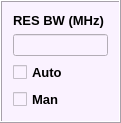
  <widget class="QFrame" name="frame_5">
   <property name="geometry">
    <rect>
     <x>574</x>
     <y>366</y>
     <width>121</width>
     <height>118</height>
    </rect>
   </property>
   <property name="styleSheet">
    <string notr="true">background-color: rgb(250, 242, 255);</string>
   </property>
   <property name="frameShape">
    <enum>QFrame::Box</enum>
   </property>
   <property name="frameShadow">
    <enum>QFrame::Raised</enum>
   </property>
   <layout class="QGridLayout" name="gridLayout_18">
    <item row="0" column="0">
     <layout class="QGridLayout" name="gridLayout_17">
      <item row="0" column="0">
       <widget class="QLabel" name="label_24">
        <property name="font">
         <font>
          <family>Arial</family>
          <pointsize>10</pointsize>
          <weight>75</weight>
          <bold>true</bold>
         </font>
        </property>
        <property name="text">
         <string>RES BW (MHz)</string>
        </property>
       </widget>
      </item>
      <item row="1" column="0">
       <widget class="QLineEdit" name="lineEdit_RES_BW">
        <property name="alignment">
         <set>Qt::AlignCenter</set>
        </property>
       </widget>
      </item>
      <item row="2" column="0">
       <widget class="QCheckBox" name="RES_Auto">
        <property name="font">
         <font>
          <family>Arial</family>
          <pointsize>10</pointsize>
          <weight>75</weight>
          <bold>true</bold>
         </font>
        </property>
        <property name="text">
         <string>Auto</string>
        </property>
       </widget>
      </item>
      <item row="3" column="0">
       <widget class="QCheckBox" name="RES_Man">
        <property name="font">
         <font>
          <family>Arial</family>
          <pointsize>10</pointsize>
          <weight>75</weight>
          <bold>true</bold>
         </font>
        </property>
        <property name="text">
         <string>Man</string>
        </property>
       </widget>
      </item>
     </layout>
    </item>
   </layout>
  </widget>
